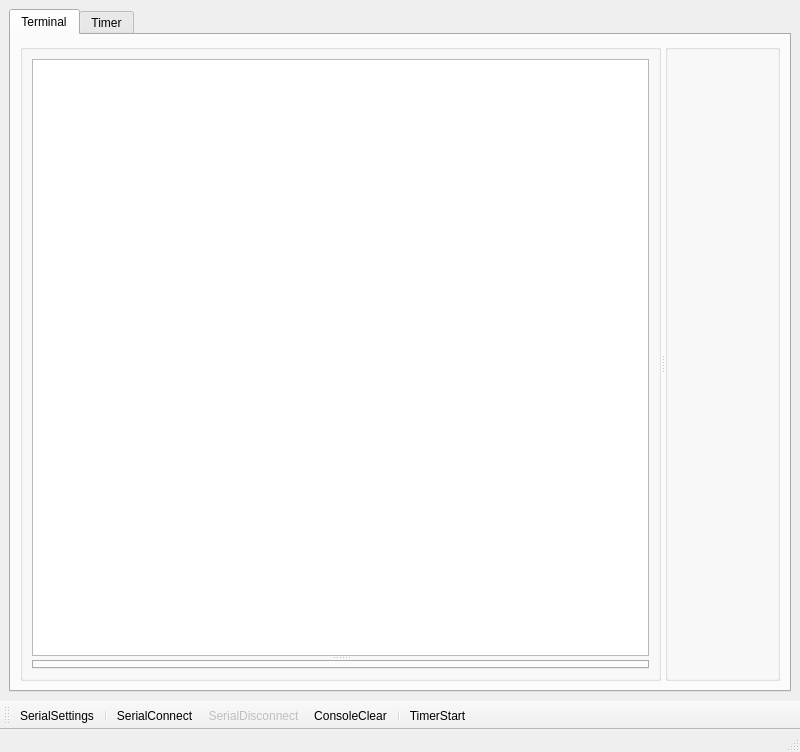
<?xml version="1.0" encoding="UTF-8"?>
<ui version="4.0">
 <class>MainWindow</class>
 <widget class="QMainWindow" name="MainWindow">
  <property name="geometry">
   <rect>
    <x>0</x>
    <y>0</y>
    <width>800</width>
    <height>752</height>
   </rect>
  </property>
  <property name="windowTitle">
   <string>MainWindow</string>
  </property>
  <property name="windowIcon">
   <iconset resource="terminal.qrc">
    <normaloff>:/images/terminal.png</normaloff>:/images/terminal.png</iconset>
  </property>
  <property name="iconSize">
   <size>
    <width>30</width>
    <height>30</height>
   </size>
  </property>
  <property name="toolButtonStyle">
   <enum>Qt::ToolButtonIconOnly</enum>
  </property>
  <widget class="QWidget" name="centralwidget">
   <layout class="QVBoxLayout" name="verticalLayout">
    <item>
     <widget class="QTabWidget" name="tabWidget">
      <property name="enabled">
       <bool>true</bool>
      </property>
      <property name="currentIndex">
       <number>0</number>
      </property>
      <widget class="QWidget" name="terminal">
       <attribute name="title">
        <string>Terminal</string>
       </attribute>
       <layout class="QHBoxLayout" name="horizontalLayout_2">
        <item>
         <widget class="QSplitter" name="splitter_2">
          <property name="orientation">
           <enum>Qt::Horizontal</enum>
          </property>
          <widget class="QGroupBox" name="groupBox">
           <property name="sizePolicy">
            <sizepolicy hsizetype="Preferred" vsizetype="Preferred">
             <horstretch>2</horstretch>
             <verstretch>0</verstretch>
            </sizepolicy>
           </property>
           <property name="title">
            <string/>
           </property>
           <layout class="QVBoxLayout" name="verticalLayout_2">
            <item>
             <widget class="QSplitter" name="splitter">
              <property name="orientation">
               <enum>Qt::Vertical</enum>
              </property>
              <widget class="QPlainTextEdit" name="plainTextEdit">
               <property name="sizePolicy">
                <sizepolicy hsizetype="Expanding" vsizetype="Expanding">
                 <horstretch>2</horstretch>
                 <verstretch>0</verstretch>
                </sizepolicy>
               </property>
              </widget>
              <widget class="QTabWidget" name="tabWidget_2">
               <property name="currentIndex">
                <number>-1</number>
               </property>
              </widget>
             </widget>
            </item>
           </layout>
          </widget>
          <widget class="QGroupBox" name="groupBox_2">
           <property name="sizePolicy">
            <sizepolicy hsizetype="Preferred" vsizetype="Preferred">
             <horstretch>1</horstretch>
             <verstretch>0</verstretch>
            </sizepolicy>
           </property>
           <property name="title">
            <string/>
           </property>
          </widget>
         </widget>
        </item>
       </layout>
      </widget>
      <widget class="QWidget" name="timer">
       <attribute name="title">
        <string>Timer</string>
       </attribute>
      </widget>
     </widget>
    </item>
   </layout>
  </widget>
  <widget class="QMenuBar" name="menubar">
   <property name="geometry">
    <rect>
     <x>0</x>
     <y>0</y>
     <width>800</width>
     <height>30</height>
    </rect>
   </property>
   <property name="minimumSize">
    <size>
     <width>0</width>
     <height>0</height>
    </size>
   </property>
   <property name="baseSize">
    <size>
     <width>0</width>
     <height>0</height>
    </size>
   </property>
  </widget>
  <widget class="QStatusBar" name="statusbar"/>
  <widget class="QToolBar" name="toolBar">
   <property name="windowTitle">
    <string>toolBar</string>
   </property>
   <property name="iconSize">
    <size>
     <width>30</width>
     <height>30</height>
    </size>
   </property>
   <attribute name="toolBarArea">
    <enum>BottomToolBarArea</enum>
   </attribute>
   <attribute name="toolBarBreak">
    <bool>false</bool>
   </attribute>
   <addaction name="actionSerialSettings"/>
   <addaction name="separator"/>
   <addaction name="actionSerialConnect"/>
   <addaction name="actionSerialDisconnect"/>
   <addaction name="actionConsoleClear"/>
   <addaction name="separator"/>
   <addaction name="actionTimerStart"/>
  </widget>
  <action name="actionSerialSettings">
   <property name="icon">
    <iconset resource="terminal.qrc">
     <normaloff>:/images/settings.png</normaloff>:/images/settings.png</iconset>
   </property>
   <property name="text">
    <string>SerialSettings</string>
   </property>
  </action>
  <action name="actionSerialConnect">
   <property name="enabled">
    <bool>true</bool>
   </property>
   <property name="icon">
    <iconset resource="terminal.qrc">
     <normaloff>:/images/connect.png</normaloff>:/images/connect.png</iconset>
   </property>
   <property name="text">
    <string>SerialConnect</string>
   </property>
  </action>
  <action name="actionSerialDisconnect">
   <property name="enabled">
    <bool>false</bool>
   </property>
   <property name="icon">
    <iconset resource="terminal.qrc">
     <normaloff>:/images/disconnect.png</normaloff>:/images/disconnect.png</iconset>
   </property>
   <property name="text">
    <string>SerialDisconnect</string>
   </property>
  </action>
  <action name="actionConsoleClear">
   <property name="enabled">
    <bool>true</bool>
   </property>
   <property name="icon">
    <iconset resource="terminal.qrc">
     <normaloff>:/images/clear.png</normaloff>:/images/clear.png</iconset>
   </property>
   <property name="text">
    <string>ConsoleClear</string>
   </property>
  </action>
  <action name="actionApplicationClose">
   <property name="icon">
    <iconset resource="terminal.qrc">
     <normaloff>:/images/application-exit.png</normaloff>:/images/application-exit.png</iconset>
   </property>
   <property name="text">
    <string>ApplicationClose</string>
   </property>
  </action>
  <action name="actionTimerStart">
   <property name="icon">
    <iconset resource="timer.qrc">
     <normaloff>:/images/PlayHot.png</normaloff>:/images/PlayHot.png</iconset>
   </property>
   <property name="text">
    <string>TimerStart</string>
   </property>
  </action>
 </widget>
 <resources>
  <include location="terminal.qrc"/>
  <include location="timer.qrc"/>
 </resources>
 <connections/>
</ui>
